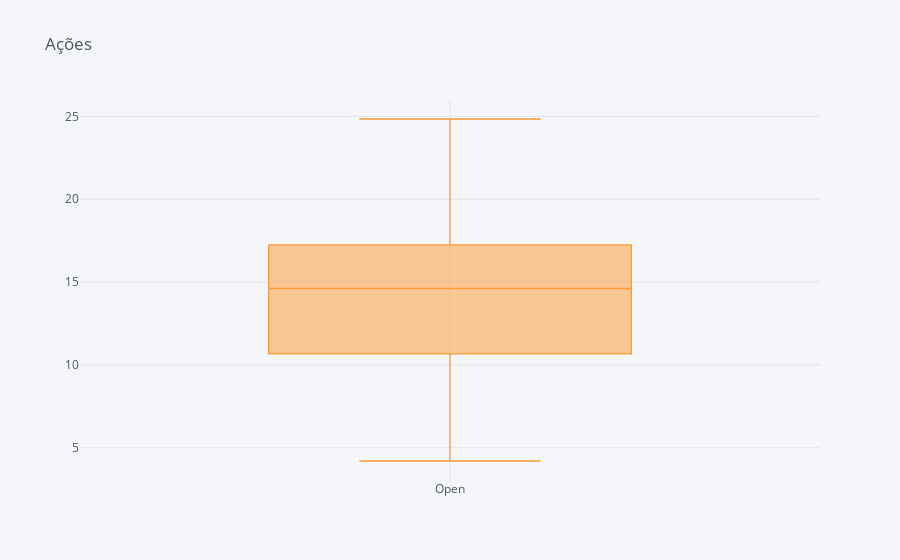

The notebook cell this image was saved under:
### Code cell
dados['Open'].iplot(kind='box', title='Ações')

### Figure 1 — Plotly figure (JSON) as saved in the notebook; plotly's stock layout.template omitted (floating-point values rounded to 4 significant figures; data arrays with more than 128 entries replaced by an {"elided": "..."} marker saying what was removed)
{"data": [{"boxpoints": false, "line": {"width": 1.3}, "marker": {"color": "rgba(255, 153, 51, 1.0)"}, "name": "Open", "orientation": "v", "type": "box", "y": {"elided": "1262 float values"}}], "layout": {"legend": {"bgcolor": "#F5F6F9", "font": {"color": "#4D5663"}}, "paper_bgcolor": "#F5F6F9", "plot_bgcolor": "#F5F6F9", "title": {"font": {"color": "#4D5663"}, "text": "Ações"}, "xaxis": {"gridcolor": "#E1E5ED", "showgrid": true, "tickfont": {"color": "#4D5663"}, "title": {"font": {"color": "#4D5663"}, "text": ""}, "zerolinecolor": "#E1E5ED"}, "yaxis": {"gridcolor": "#E1E5ED", "showgrid": true, "tickfont": {"color": "#4D5663"}, "title": {"font": {"color": "#4D5663"}, "text": ""}, "zerolinecolor": "#E1E5ED"}}}
